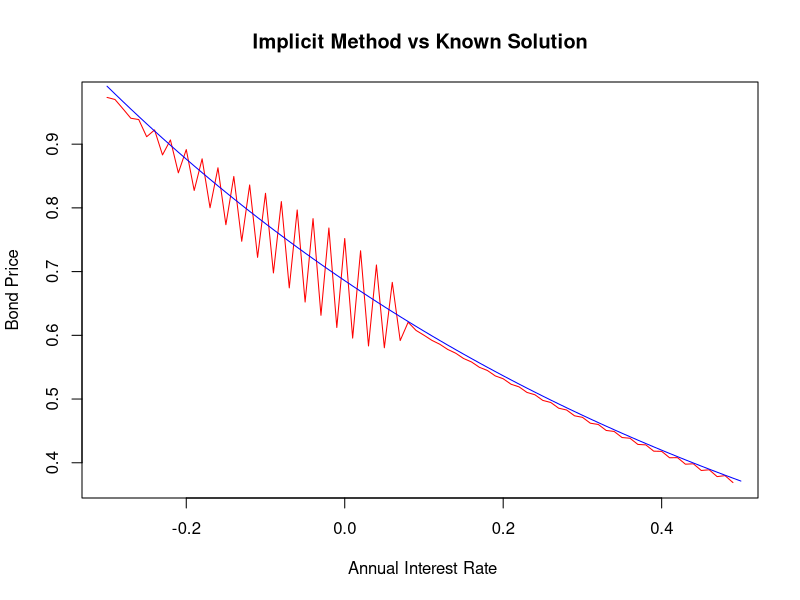
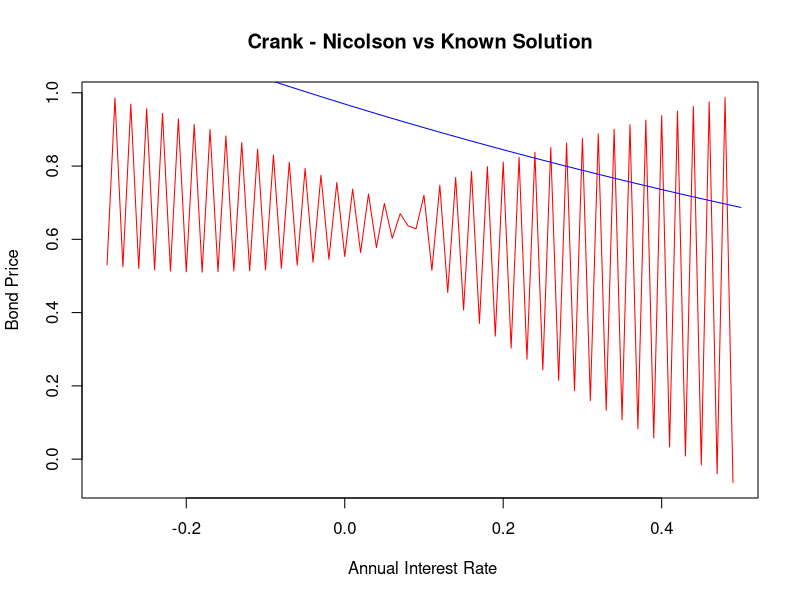

Write R code to recreate these figures, in order.
## ---- chunk 1
knitr::opts_chunk$set(echo = TRUE)
rm(list = ls(all =TRUE))
## ---- chunk 2
# Closed form solution to Bond price

bond_price <- function(alpha,beta,sigma,t,T,r){
  A <- (1-exp(-beta*(T-t)))/(beta)
  B <- (1/beta)*((alpha-(sigma)^2/(2*beta))*(A - T +t) - (sigma^(2)*A^2)/(4))
  exp(-A*r +B)
}

## ---- chunk 3
# Monte Carlo Simulation

monte_carlo <- function(alpha, beta, sigma, t, T, r, n, s){
  # s = number of sub-intervals
  # n = number of simulation trials  
  
  dt <- T/s
  sim_path <- matrix(NA,nrow = n, ncol = 1) # matrix to store simulated path integrals
  sim_r <- NULL # vector to store rates on the path
  
  
  for (d in 1:n){
    sim_r[1] <- r
    for (j in 2:s){
      mu <- alpha/beta + exp(-beta*dt)*(sim_r[j-1] -alpha/beta)
      sd <- sqrt((sigma^2/(2*beta))*(1 -exp(-2*beta*(dt))))
      sim_r[j] <- rnorm(1,mu,sd)
    }
    
    int <- dt*(sum(sim_r)) # integral of path
    sim_path[d,1] <- exp(-int) # bond price of path
    
  }
  mean(sim_path) # empirical expectation of bond price using all paths
}

## ---- chunk 4
#Generate normal RV
z=rnorm(1000)
z.=-z

# Another Version of the MOnte Carlo simulations
Crude_Monte_Carlo=function(alpha,beta,sigma,T,r0,n,s){
  
  # alpha, beta, sigma <- Fixed Parameters
  # T <- maturity time
  # r0 <- Initial rate at time 0
  # n <- Number of Simulations
  # s <- NUmber of Subintervals 
  
  #Simulate interest rates
  dt <- T/s # Length of sub-intervals
  sim_path= matrix(0,s+1,n) # Matrix that stores rate pathways
  sim_path[1,]= r0
  
  for (i in 1:n){
    for (j in 2:(s+1)){
      dr=alpha*(beta-sim_path[j-1,i])*dt+sigma*sqrt(dt)*rnorm(1)# Euler Discretization
      sim_path[j,i]=sim_path[j-1,i]+dr
    }
  }
  
  # Monte Carlo Simulations
  Sum=colSums(sim_path[2:(s+1),]*dt)
  int=exp(-Sum)
  mean=mean(int)
  sd=sd(int)/sqrt(n)
  result=c(mean,sd)
  result
}
## ---- chunk 5
# Improvements to the Monte Carlo Simulation


#################################################################################
# Antithetic Variates
################################################################################

Antithetic_variates= function(alpha,beta,sigma,T,r0,n,s){
  dt <- T/s # Length of sub-intervals
  sim_path= matrix(0,s+1,n) # Matrix that stores rate pathways
  sim_path_inv= matrix(0,nrow = s+1, ncol = n)# matrix to generate interest paths using inverse RV
  sim_path[1,]= r0
  sim_path_inv[1,]=r0
 
  
  for (i in 1:n){
    for (j in 2:(s+1)){
      dr=alpha*(beta-sim_path[j-1,i])*dt+sigma*sqrt(dt)*z[j-1] # Euler Discretization
      dr_i= alpha*(beta-sim_path_inv[j-1,i])*dt + sigma*sqrt(dt)*z.[j-1]
      sim_path[j,i]=sim_path[j-1,i]+dr
      sim_path_inv[j,i]=sim_path_inv[j-1,i]+dr_i
      
    }
  }
  
  # Monte Carlo Simulations
  Sum=colSums(sim_path[2:(s+1),]*dt)
  Sum.=colSums(sim_path_inv[2:(s+1),]*dt)
  int.=exp(-Sum.)
  int=exp(-Sum)# Estimate using the conjugate rates
  Average=(int+int.)/2 # Average of estimates
  mean=mean(Average)
  sd=sd(Average)/sqrt(n)
  result=c(mean,sd)
  result
  
}



## ---- chunk 6
#################################################################################
# Moment matching
#################################################################################

Moment_Matching=function(alpha,beta,sigma,T,r0,n,s){
  
  # alpha, beta, sigma <- Fixed Parameters
  # T <- maturity time
  # r0 <- Initial rate at time 0
  # n <- Number of Simulations
  # s <- NUmber of Subintervals 
  
  #Simulate interest rates
  dt <- T/s # Length of sub-intervals
  sim_path= matrix(0,s+1,n) # Matrix that stores rate pathways
  sim_path[1,]= r0
  z=rnorm(s)
  z_m= z-mean(z) # MOMENT MATCHING TRANSFORMATION 
  
  for (i in 1:n){
    for (j in 2:(s+1)){
      dr=alpha*(beta-sim_path[j-1,i])*dt+sigma*sqrt(dt)*z_m[j-1]# Euler Discretization
      sim_path[j,i]=sim_path[j-1,i]+dr
    }
  }
  
  # Monte Carlo Simulations
  Sum=colSums(sim_path[2:(s+1),]*dt)
  int=exp(-Sum)
  mean=mean(int)
  sd=sd(int)/sqrt(n)
  result=c(mean,sd)
  result
}
## ---- chunk 7
#################################################################################
# Control Variates
#################################################################################

# We have decided to make use of the CIR model as our control variate process.
# Below is the closed form solution under the CIR model
bond_price_CIR <- function(alpha,beta,sigma,t,T,r0){
  h <- sqrt(alpha^(2)+2*sigma^(2))
  A <-(2*h*exp((alpha+h)*(T-t)/2)/(2*h+(alpha+h)*(exp((T-t)*(h))-1)))^((2*alpha*beta)/sigma^(2))
  B <-2*(exp((T-t)*(h))-1)/(2*h+(alpha+h)*(exp((T-t)*(h))-1))
  A*exp(-B*r0)
}


# Monte Carlo Simulations of Bond Price under the CIR model

CIR_MC= function(alpha,beta,sigma,T,r0,n,s){
  
  dt <- T/s # Length of sub-intervals
  sim_path= matrix(0,s+1,n) # Matrix that stores rate pathways
  sim_path[1,]= r0
  
  for (i in 1:n){
    for (j in 2:(s+1)){
      dr=alpha*(beta-sim_path[j-1,i])*dt+(sigma*sqrt(dt)*rnorm(1)*sqrt(sim_path[j-1,i]))# Euler Discretization
      sim_path[j,i]=sim_path[j-1,i]+dr
    
    }
  }
  
  # Monte Carlo Simulations
  Sum=colSums(sim_path[2:(s+1),]*dt)
  int=exp(-Sum)
  mean=mean(int)
  sd=sd(int)/sqrt(n)
  result=c(mean,sd)
  result
  
}

# Therefore the control variates estimate:

Control_Variates_estimate= function(alpha, beta, sigma,t,T,r0,n,s){
  Crude_Monte_Carlo(alpha,beta,sigma,T,r0,n,s)[1]- CIR_MC(alpha,beta,sigma,T,r0,n,s)[1]+bond_price_CIR(alpha,beta,sigma,t,T,r0)
}
  

## ---- chunk 8
# Explicit Method

# Simple Bond price function
B <- function(t,T,r){
  exp(-(T-t)*r)
}

explicit <- function(alpha,beta,sigma,r,I,T){

# I = partition of time
# J = partition of rate
# dr = length of rate sub-intervals
# r must be in the middle of partition of J
# length of J must be twice the length of I
dr <- 2*r/(2*length(I))
  
J <- seq(0,2*r,dr)    

dt = T/length(I) # length of each time sub-interval

V <- matrix(NA, nrow = length(J), ncol = length(I)+1) # empty matrix
nr <- length(J) # number of rows of the matrix - represents partition of rate
nt <- length(I)+1 # number of columns - represents partition of time

V[,length(I)+1] <- rep(1) # Boundary condition at expiry of bond

count <- 0 # set up count variable
for (i in rev(I)){ # rev is the reverse order of the time partition | i corresponds to the columns of the lattice
  count <- count+1 # keeping track of loop
  for (j in (1+count):(nr-count)){ # j corresponds to the rows of the lattice
    pu <- dt*(sigma^2/(2*dr^2) + (alpha -beta*J[nr-j])/(2*dr)) # up value
    pm <- 1 - (sigma^2*dt)/(dr^2) # middle value
    pd <- dt*(sigma^2/(2*(dr^2)) - (alpha -beta*J[nr-j])/(2*dr)) # down value
    V[j,i] <- ((1+J[nr-j]*dt)^(-1))*(pu*V[j-1,i+1] + pm*V[j,i+1] +pd*V[j+1,i+1])
  }

}

V[(nr+1)/2,1]

}

X = explicit(0.08,0.8,0.005,0.03,1:50,T=1)
Z <- bond_price(0.08,0.8,0.005,0,1,0.03)

## ---- chunk 9

# Implicit Method

implicit <- function(alpha,beta,sigma,r,I,J,T){
  # I = partition of time interval
  # J = partition of short rate variable
  
  nr <- length(J) # number of rows based on rate grid points
  nc <- length(I) # number of columns based on number of time grid points
  
  dr <- J[2] - J[1] #length of each sub-interval across J
  dt <- T/length(I) #length of each sub-interval across I
  
  
  # For each j in J we define the following functions at a fixed time point
  
  pd <- function(j){
    dt*((alpha-beta*J[j+1])/(2*dr) - (sigma^2)/(2*dr^2))
    
  }
  
  pm <- function(j){
    dt*(J[j+1] + 1/dt +sigma^2/(dr^2))
  }
  
  pu <- function(j){
    -dt*((alpha-beta*J[j+1])/(2*dr) + (sigma^2)/(2*dr^2))
    
  }
  
  # Setting up tridiagonal matrix
  Diag <- matrix(0,nrow = nr-1,ncol = nr-1)
  
  # Filling main diagonal
  for (j in 1:(nr-1)){
    Diag[j,j] <- pm(j)
    
  }
  
  # Filling lower diagonal
  for (j in 2:(nr-1)){
    Diag[j,j-1] <- pd(j)
  }
  
  # Filling upper diagonal
  for (j in 1:(nr-2)){
    Diag[j,j+1] <- pu(j)
  }
  
  
  B <- matrix(1,ncol = 1,nrow = nr-1) # The matrix of bond prices at maturity time 
  
  for (i in I){
    C <- matrix(0,ncol = 1, nrow = nr-1) # Another matrix for boundary conditions
    C[nr-1,1] <- (-pu(nr-1))*B[nr-1,1]
    C[1,1] <- -pd(1)
    A <- B + C # Working backwards recursively 
    B <- solve(Diag)%*%A 
  }
  
  B # Output of bond prices at time 0 for varying rates
  
}

R <- implicit(0.08,0.8,0.005,0.05,1:100,seq(-0.3,0.5,0.01),T=5)

#============================================================================================
# Doing some plots

xvec <- seq(-0.3,0.5,0.01)
S <- NULL
for (r in 1:length(xvec)){
  S[r] <- bond_price(0.08,0.8,0.005,0,5,xvec[r])
  }
plot(R, x = xvec[1:length(xvec)-1],xlab = " Annual Interest Rate",ylab = "Bond Price",type = "l", col ="red", main = "Implicit Method vs Known Solution")
lines(xvec,S, col ="blue", lty =1.5)
## ---- chunk 10
# Crank-Nicholson Method

CN <- function(alpha, beta, sigma, r,T, I, J){
  # I = partition of time interval
  # J = partition of short rate interval
  
  X <- length(I) # number of time grid points
  Y <- length(J) # number of rate grid points
  
  nr <- Y - 1 # number of rows
  
  dr <- J[2] - J[1]
  dt <- T/X
  
  #===========================================================================================
  # Define the following functions for j = 1,...,nr at each time point i
  
  pd <- function(j){
    (alpha -beta*J[j+1])/(2*dr) - sigma^2/(4*dr^2)
  }
  
  pm_1 <- function(j){
    J[j+1]/2 + 1/dt + sigma^2/(2*dr^2)
  }
  
  pm_2 <- function(j){
    -J[j+1]/2 + 1/dt - sigma^2/(2*dr^2)
  }
  
  pu <- function(j){
    - (alpha -beta*J[j+1])/(2*dr) - sigma^2/(4*dr^2)
  }
  
  #===========================================================================================
  # Define 2 tridiagonal matricies. One for time point i and one for time point i+1
  
  Diag_1 <- matrix(0,nrow = nr,ncol = nr)
  Diag_2 <- matrix(0,nrow = nr,ncol = nr)
  
  # Main diagonal of matrix 1
  for (j in 1:nr){
    Diag_1[j,j] <- pm_1(j)
    
  }
  
  # Filling lower diagonal of matrix 1
  for (j in 2:nr){
    Diag_1[j,j-1] <- pd(j)
  }
  
  # Filling upper diagonal of matirx 1
  for (j in 1:(nr-1)){
    Diag_1[j,j+1] <- pu(j)
  }  
  
  # Main diagonal of matrix 2
  for (j in 1:nr){
    Diag_2[j,j] <- pm_2(j)
    
  }
  
  # Filling lower diagonal of matrix 2
  for (j in 2:nr){
    Diag_2[j,j-1] <- -pd(j)
  }
  
  # Filling upper diagonal of matirx 2
  for (j in 1:(nr-1)){
    Diag_2[j,j+1] <- -pu(j)
  }
  
  
  #===========================================================================================
  # Constructing more matricies and iterating the procedure from maturity to time 0
  # These matricies take care of the boundary conditions
  C_1 <- matrix(0,nrow = nr,ncol = 1)
  C_1[1,1] <- pd(1)
  C_1[nr,1] <- pu(nr)
  
  C_2 <- matrix(0,nrow = nr,ncol = 1)
  C_2[1,1] <- -pd(1)
  C_2[nr,1] <- -pu(nr)
  
  # Vector of bond price values at time i
  Bond_values <- matrix(1,nrow = nr, ncol = 1)
  
  for (i in I){
    Inv <- solve(Diag_1)
    RHS <- Diag_2%*%Bond_values + C_2 - C_1
    Bond_values <- Inv%*%RHS
  }

  Bond_values
  
}


G <- CN(0.08,0.8,0.005,0.05, T=5, I=1:365, J = seq(-0.3,0.5,0.01))

#============================================================================================
# Doing some plots

xvec <- seq(-0.3,0.5,0.01)
S <- NULL
for (r in 1:length(xvec)){
  S[r] <- bond_price(0.08,0.8,0.005,0,1,xvec[r])
}
plot(G, x = xvec[1:length(xvec)-1],xlab = " Annual Interest Rate",ylab = "Bond Price",type = "l", col ="red", main = "Crank - Nicolson vs Known Solution")
lines(xvec,S, col ="blue", lty =1.5)
## ---- chunk 11
# Modified Fully Implicit Method
## ---- chunk 12
# Comparison of results
# Varying short rates

compare_mat <- matrix(NA,nrow = 10, ncol = 8) # matrix of comparison

colnames(compare_mat) <- c("Alpha","Beta","Sigma","Initial rate","Known Price","Monte Carlo"," MC System Time","MC Squared Deviations")


a = 0.01
b = 0.1
s = 0.04
t= 0
T = 1

for (j in 1:10){
  compare_mat[j,1] <- a
  compare_mat[j,2] <- b
  compare_mat[j,3] <- s
  compare_mat[j,4] <- 0.01 +0.01*(j-1)
  compare_mat[j,5] <- bond_price(alpha = compare_mat[j,1],beta = compare_mat[j,2], sigma = compare_mat[j,3], t= 0, T = 1, r = compare_mat[j,4])
  start_time <- proc.time()[1]
  compare_mat[j,6] <- monte_carlo(alpha = compare_mat[j,1],beta = compare_mat[j,2], sigma = compare_mat[j,3], t= 0, T = 1, r = compare_mat[j,4], n = 1000, s=250)
  compare_mat[j,7] <- proc.time()[1] -start_time
  compare_mat[j,8] <- (compare_mat[j,6] -compare_mat[j,5])^2
}

var <- sum(compare_mat[,8])/9

library(knitr)
kable(compare_mat,align = "c")
      
